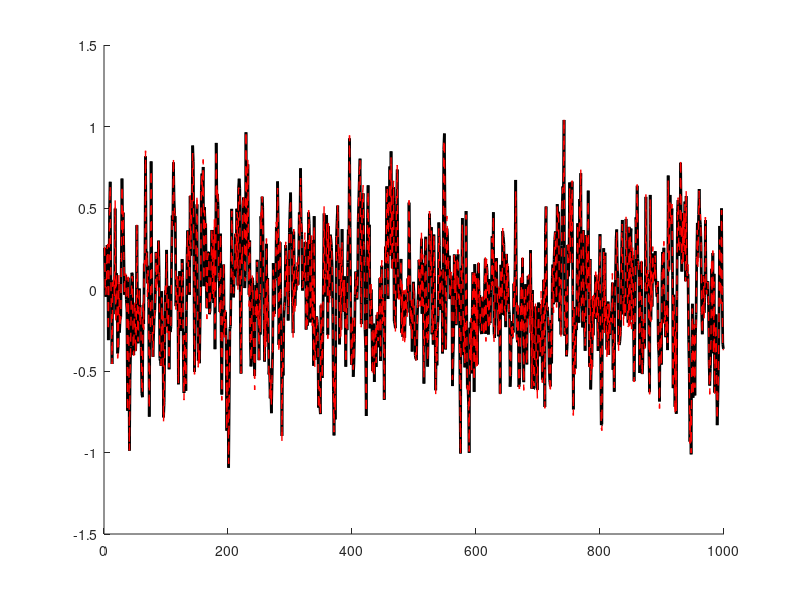

MATLAB code to generate this figure:
close all
clear
clc

% Gera Sinal
N = 1000;

u = 0.3*randn(N,1);

y = zeros(N,1);

v = randn(N,1)*0.03;

for k=2:N
    y(k) = 0.5*y(k-1) + u(k-1) + v(k);
end

% Estima parâmetros
Phi = [y(1:end-1) u(1:end-1)];

theta = ((Phi'*Phi)\Phi')*y(2:end);

y_val = Phi*theta;

% Plota resultados
figure
hold on
plot(y(2:end), 'k', 'LineWidth',2)
plot(y_val, '--r', 'LineWidth',1)